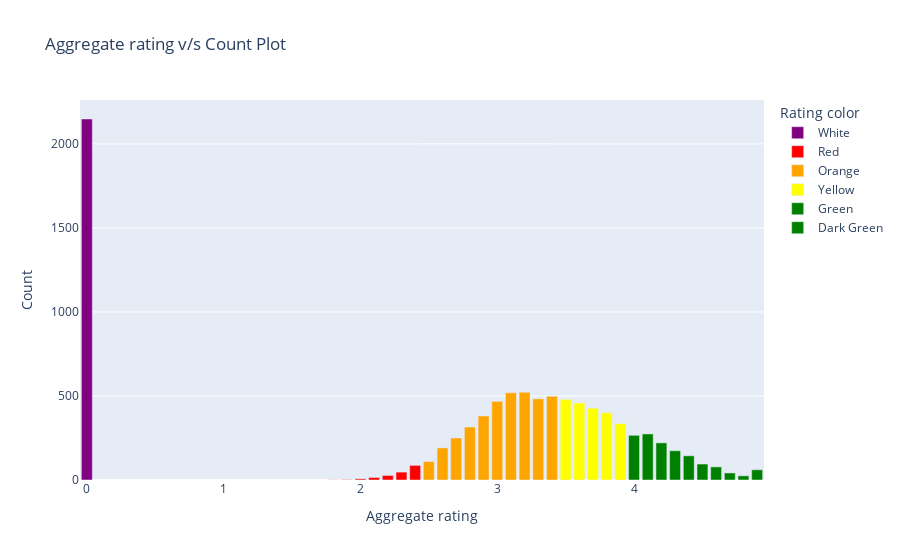

Notebook code cell kept with this figure:
### Code cell
px.bar(
       data_frame=world_rating,
       x='Aggregate rating',
       y='Count',
       color='Rating color',
       color_discrete_sequence=['purple','red','orange','yellow','green','green'],
       hover_data=['Count'],
       title='Aggregate rating v/s Count Plot',
       )

### Figure 1 — Plotly figure (JSON) as saved in the notebook; plotly's stock layout.template omitted (floating-point values rounded to 4 significant figures)
{"data": [{"alignmentgroup": "True", "hovertemplate": "Rating color=White<br>Aggregate rating=%{x}<br>Count=%{y}<extra></extra>", "legendgroup": "White", "marker": {"color": "purple", "pattern": {"shape": ""}}, "name": "White", "offsetgroup": "White", "orientation": "v", "showlegend": true, "textposition": "auto", "type": "bar", "x": [0], "xaxis": "x", "y": [2148], "yaxis": "y"}, {"alignmentgroup": "True", "hovertemplate": "Rating color=Red<br>Aggregate rating=%{x}<br>Count=%{y}<extra></extra>", "legendgroup": "Red", "marker": {"color": "red", "pattern": {"shape": ""}}, "name": "Red", "offsetgroup": "Red", "orientation": "v", "showlegend": true, "textposition": "auto", "type": "bar", "x": [1.8, 1.9, 2, 2.1, 2.2, 2.3, 2.4], "xaxis": "x", "y": [1, 2, 7, 15, 27, 47, 87], "yaxis": "y"}, {"alignmentgroup": "True", "hovertemplate": "Rating color=Orange<br>Aggregate rating=%{x}<br>Count=%{y}<extra></extra>", "legendgroup": "Orange", "marker": {"color": "orange", "pattern": {"shape": ""}}, "name": "Orange", "offsetgroup": "Orange", "orientation": "v", "showlegend": true, "textposition": "auto", "type": "bar", "x": [2.5, 2.6, 2.7, 2.8, 2.9, 3, 3.1, 3.2, 3.3, 3.4], "xaxis": "x", "y": [110, 191, 250, 315, 381, 468, 519, 522, 483, 498], "yaxis": "y"}, {"alignmentgroup": "True", "hovertemplate": "Rating color=Yellow<br>Aggregate rating=%{x}<br>Count=%{y}<extra></extra>", "legendgroup": "Yellow", "marker": {"color": "yellow", "pattern": {"shape": ""}}, "name": "Yellow", "offsetgroup": "Yellow", "orientation": "v", "showlegend": true, "textposition": "auto", "type": "bar", "x": [3.5, 3.6, 3.7, 3.8, 3.9], "xaxis": "x", "y": [480, 458, 427, 400, 335], "yaxis": "y"}, {"alignmentgroup": "True", "hovertemplate": "Rating color=Green<br>Aggregate rating=%{x}<br>Count=%{y}<extra></extra>", "legendgroup": "Green", "marker": {"color": "green", "pattern": {"shape": ""}}, "name": "Green", "offsetgroup": "Green", "orientation": "v", "showlegend": true, "textposition": "auto", "type": "bar", "x": [4, 4.1, 4.2, 4.3, 4.4], "xaxis": "x", "y": [266, 274, 221, 174, 144], "yaxis": "y"}, {"alignmentgroup": "True", "hovertemplate": "Rating color=Dark Green<br>Aggregate rating=%{x}<br>Count=%{y}<extra></extra>", "legendgroup": "Dark Green", "marker": {"color": "green", "pattern": {"shape": ""}}, "name": "Dark Green", "offsetgroup": "Dark Green", "orientation": "v", "showlegend": true, "textposition": "auto", "type": "bar", "x": [4.5, 4.6, 4.7, 4.8, 4.9], "xaxis": "x", "y": [95, 78, 42, 25, 61], "yaxis": "y"}], "layout": {"barmode": "relative", "legend": {"title": {"text": "Rating color"}, "tracegroupgap": 0}, "title": {"text": "Aggregate rating v/s Count Plot"}, "xaxis": {"anchor": "y", "domain": [0, 1], "title": {"text": "Aggregate rating"}}, "yaxis": {"anchor": "x", "domain": [0, 1], "title": {"text": "Count"}}}}
